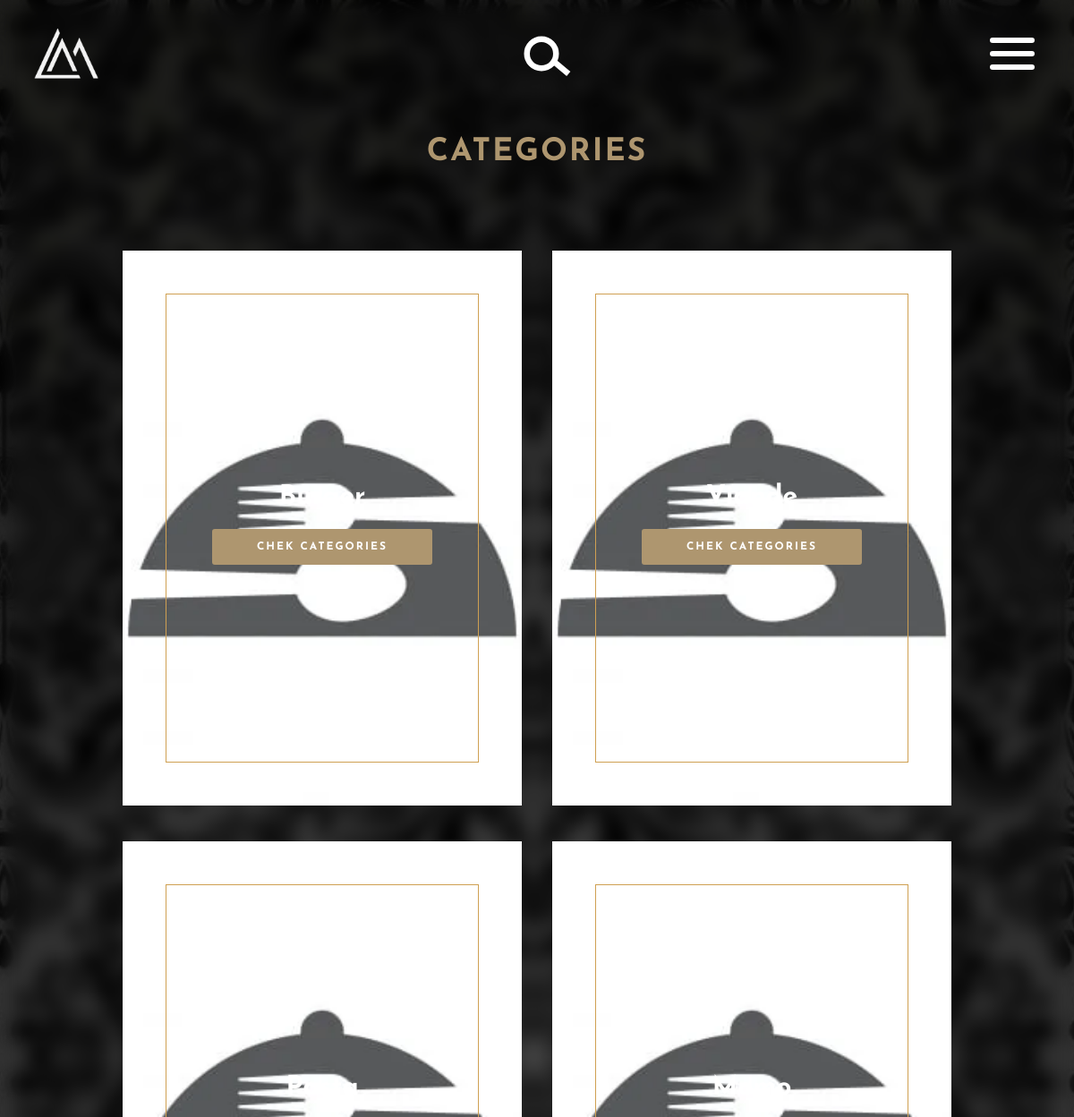
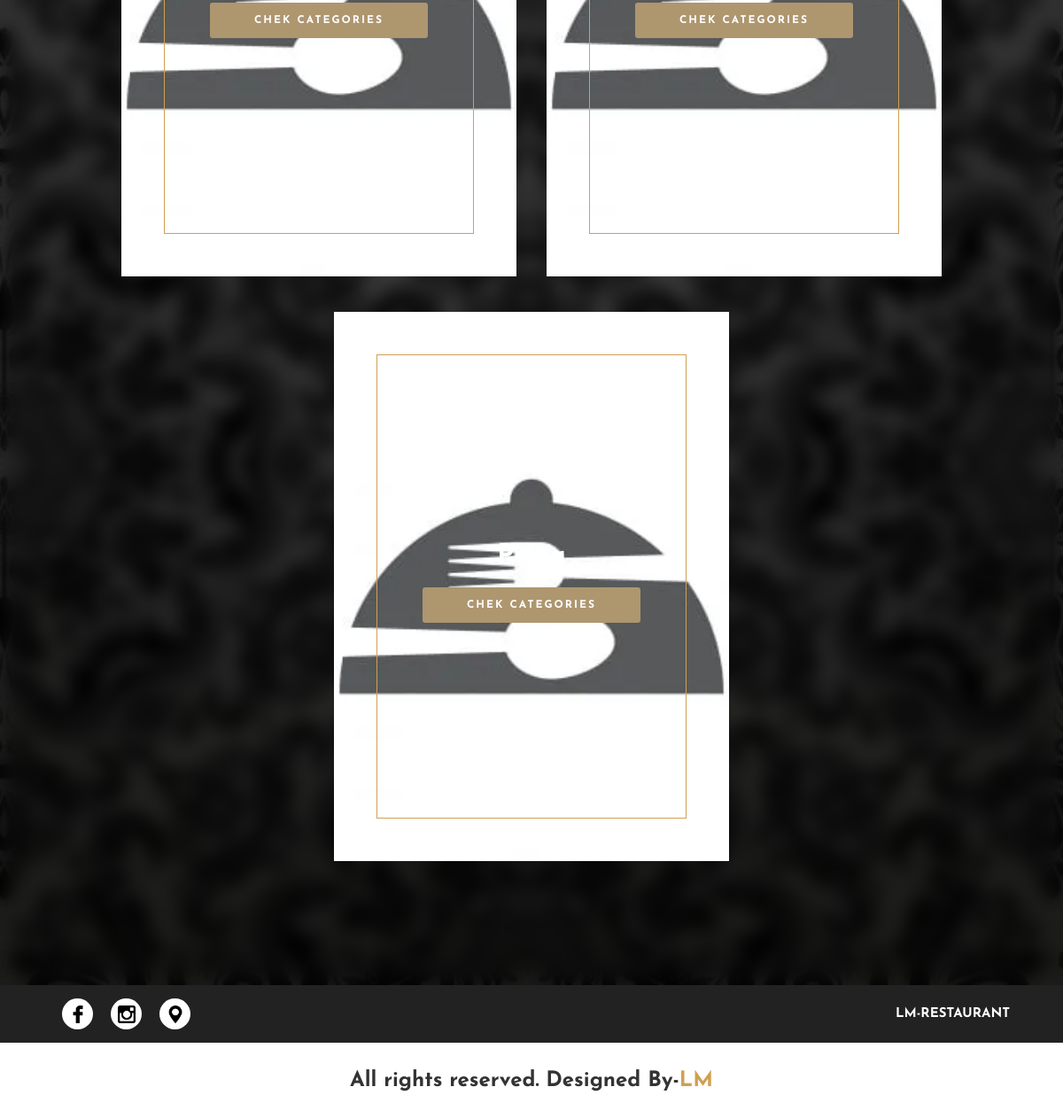
/categories.php, run on the app's committed database (2 pictures, top to bottom).
### tables this page shows
CREATE TABLE IF NOT EXISTS `tbl_category` (
  `id` int(11) UNSIGNED NOT NULL AUTO_INCREMENT,
  `title` varchar(100) NOT NULL,
  `image_name` varchar(255) NOT NULL,
  `featured` varchar(10) NOT NULL,
  `active` varchar(10) NOT NULL,
  PRIMARY KEY (`id`)
);

### categories.php (the view)
<?php include("partials-front/menu-front.php") ?>
    <div class="blur-food">
        <div class="all-foods" >
            <div class="title-all-food">
                <h2>CATEGORIES</h2>
            </div>
            <div class="all-foods2">
                <div class="border-foods background-none" style="padding:0;border: none">
                <?php
                    $sql="SELECT * from tbl_category where tbl_category.active='Yes' ";
                    $stmt=$db->prepare($sql);
                    $stmt->execute();
                    $row2=$stmt->fetchAll();
                    if (count($row2)>0) {
                        foreach ($row2 as $row ) {
                            $title=$row["title"];
                            $id=$row["id"];
                            if ($row['image_name']=="" or $row['image_name']==null ) {
                                $image_name="images/category-image/no-image.webp";
                            }
                            else {
                                $image_name="images/category-image/".$row['image_name'];
                                if (file_exists($image_name)) {
                                    $image_name=$image_name;
                                }
                                else {
                                    $image_name="images/category-image/no-image.webp";
                                }
                            }
                            echo '
                                <div class="box1-Categories space-box1-Categories" style="background-image: url('.$image_name.');">
                                    <div class="border-categories border-categories-all">
                                        <h2>'.$title.'</h2>
                                        <a href="category-foods?id='.$id.'" class="btn">
                                            CHEK CATEGORIES
                                        </a>
                                    </div>
                                </div>
                            ';
                        }
                    }
                    else {
                        echo '
                            <div class="nope">
                                Nothing
                            </div>
                        ';
                    }
                ?>
                </div>
            </div>
        </div>
    </div>
<?php include("partials-front/footer-front.php") ?>

### css/rest.css (style rules this page uses)
* { box-sizing: border-box; margin: 0; padding: 0; }
body { width: 100%; height: 100%; background: #333; font-family: 'Josefin Sans', sans-serif; }
a { text-decoration: none; }
.box1-Categories { background: no-repeat center; background-size: cover; width: 50%; height: 620px; display: flex; justify-content: center; align-items: center; padding: 5% 5%; }
.border-categories { width: 100%; height: 100%; display: flex; justify-content: center; align-items: center; flex-direction: column; border: #cfa052 solid 1px; padding: 5% 5%; }
.border-categories h2 { color: #fff; font-size: 30px; margin-bottom: 10px; }
.blur-food { background: url('../images/favorites.jpg') no-repeat center; background-size: cover; width: 100%; min-height: 100vh; }
.all-foods { background: transparent; width: 100%; min-height: 100vh; display: flex; flex-direction: column; backdrop-filter: blur(10px); }
.all-foods .title-all-food { width: 100%; height: 120px; padding: 5% 5% 0; display: flex; justify-content: center; align-items: center; margin-top: 5em; }
.all-foods .title-all-food h2 { color: #ae966f; font-size: 35px; letter-spacing: 2px; }
.all-foods2 { width: 100%; min-height: 100vh; padding: 5% 10% 10%; }
.border-foods { display: flex; justify-content: space-around; align-items: center; flex-direction: row; flex-wrap: wrap; width: 100%; background: #ae966f8c; padding: 5%; border-radius: 5px; }
.background-none { background-color: transparent; }
.border-categories-all { display: flex; justify-content: center; align-items: center; flex-direction: column; flex-wrap: wrap; }
.border-foods .border-categories-all h2 { color: #fff; font-size: 30px; margin-bottom: 10px; }
.border-categories-all a { background-color: #ae966f; color: #fff; padding: 5px 50px; display: flex; justify-content: center; align-items: center; height: 40px; margin: 10px 0; border-radius: 3px; font-weight: bold; cursor: pointer; transition: .5s; font-size: 12px; letter-spacing: 2px; }
.space-box1-Categories { width: 46.5%; margin: 20px 10px; }

### data on the page
tbl_category: title "Burger"
tbl_category: title "Viande"
tbl_category: title "Pasta"
tbl_category: title "Momo"
tbl_category: title "Pizza"
